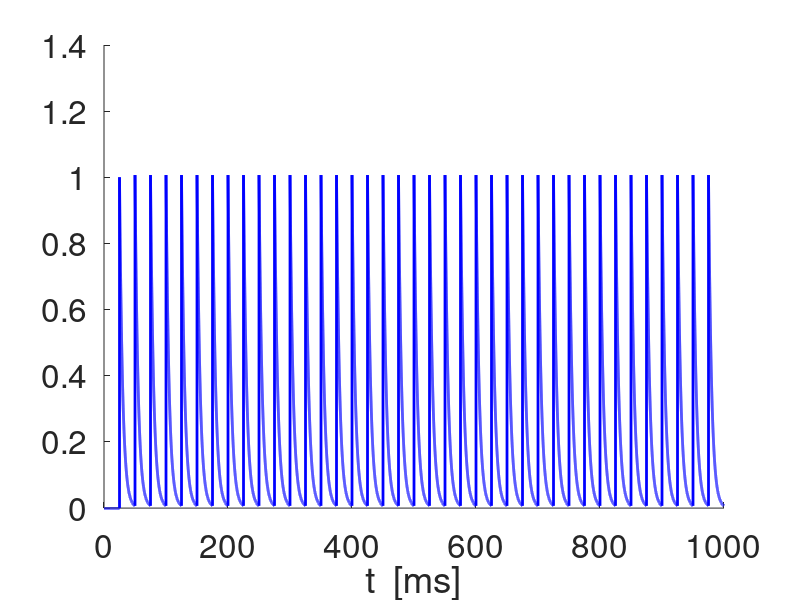
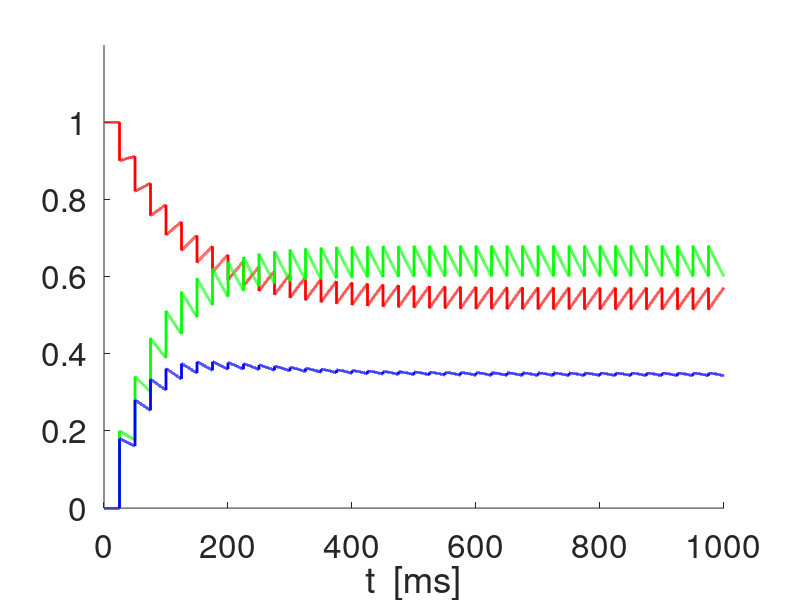
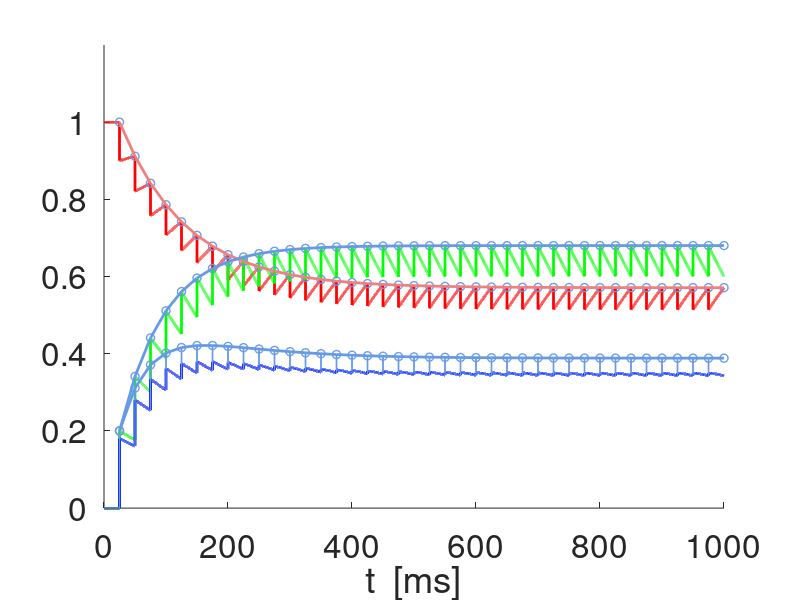
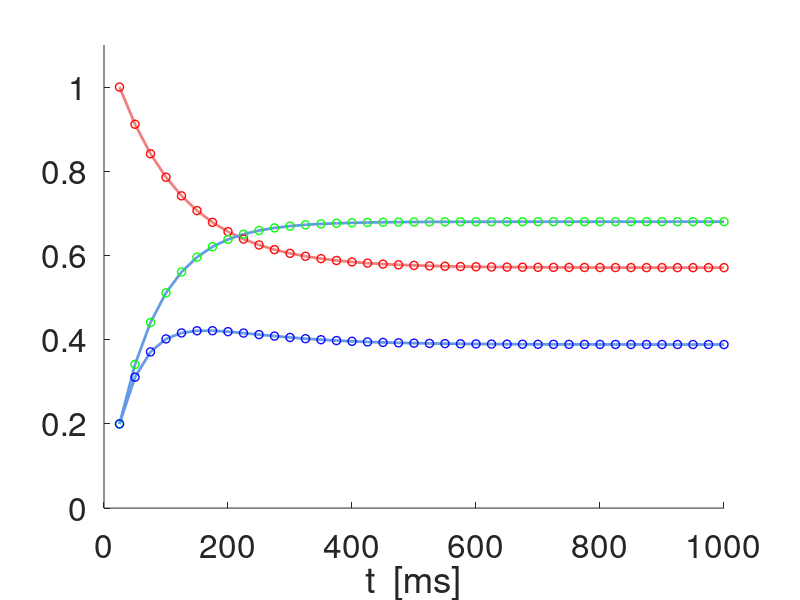

The MATLAB script that drew these images, in order:
% 2020-01-08

% Synaptic depression and facilitation models 
% (Dayan & Abbott, see Ermentrout & Terman book, Chapter 7) 

clearvars;
close all;

lightblueish = [.4 .6 .9];
lightcoral = [0.94 0.5 0.5];
lightgray = [.7 .7 .7];

% Parameters

taudec = 5;
taudep = 200;
taufac = 200;
adep = 0.1;
afac = 0.2;
Xinf = 1;
Zinf = 0;

% Time definitions

Tmax = 1000;
dt = 0.01;
t = 0:dt:Tmax;

% Input spike definitions

SpkFreqin = 40;
SpkPerin = 1000/SpkFreqin;
Nspk = floor(Tmax/SpkPerin);
tspk = (1:Nspk)*SpkPerin;



% Synaptic dynamics (no short-term plasticity)

S = zeros(1,length(t));

jspk = 1;
for j=1:length(t)-1
    k1s = -S(j)/taudec;
    as = S(j)+k1s*dt;
    k2s = -as/taudec;
    S(j+1) = S(j)+(k1s+k2s)*dt/2;
    if t(j)> tspk(jspk)
        S(j+1) = S(j+1)+1;
        jspk = jspk+1;
    end
end

figure
hold on
plot(t,S,'-b','linewidth',2);
set(gca,'fontsize',24);
xlabel('t  [ms]');

% Synaptic short-term plasticity

x = zeros(1,length(t));
z = zeros(1,length(t));

x(1) = 1;
z(1) = 0;
jspk = 1;
for j=1:length(t)-1
    k1x = (Xinf-x(j))/taudep;
    k1z = (Zinf-z(j))/taufac;
    ax = x(j)+k1x*dt;
    az = z(j)+k1z*dt;
    k2x = (Xinf-ax)/taudep;
    k2z = (Zinf-az)/taufac;
    x(j+1) = x(j)+(k1x+k2x)*dt/2;
    z(j+1) = z(j)+(k1z+k2z)*dt/2;
    if t(j)>= tspk(jspk)
        x(j+1) = x(j+1)-adep*x(j);
        z(j+1) = z(j+1)+afac*(1-z(j+1));
        jspk = jspk+1;
    end
end

m(1) = 0;
for j=2:length(t)
    m(j) = x(j-1)*z(j);
end

% x-, z- and m-traces (m=DeltaS)

figure
hold on
plot(t,x,'-r','linewidth',2);
plot(t,z,'-g','linewidth',2);
plot(t,x.*z,'-b','linewidth',2);
axis([0 Tmax 0 1.2]);
set(gca,'fontsize',24);
xlabel('t  [ms]');

% x-, z- and m-traces (m=DeltaS) + peaks

figure
hold on
plot(t,x,'-r','linewidth',2);
plot(t,z,'-g','linewidth',2);
plot(t,x.*z,'-b','linewidth',2);
plot(t,m,'-','Color',lightblueish,'linewidth',1);
%plot(t,m,'-b','linewidth',2);
axis([0 Tmax 0 1.2]);
set(gca,'fontsize',24);
xlabel('t  [ms]');


% Sequence of peaks computed from the analytical solutions to the
% differential equations using the previous sequence values to generate the
% current ones (instead of the previous values in the differential
% equation discretization). 

Dtatspkin = SpkPerin;
Tspkmax = floor(Tmax/SpkPerin);
tspk = [SpkPerin:SpkPerin:Tspkmax*SpkPerin];


    
Pdep =  exp(-Dtatspkin/taudep);
Pfac =  exp(-Dtatspkin/taufac);
X = zeros(1,Tspkmax);
Z = zeros(1,Tspkmax);
Zaux = zeros(1,Tspkmax);
X(1) = 1;
Z(1) = afac;
for j=1:Tspkmax-1
    X(j+1) = Xinf+((1-adep)*X(j)-Xinf)*Pdep;       
    Z(j+1) = (1-afac)*(Zinf+(Z(j)-Zinf)*Pfac)+afac;
end
M = X.*Z;
jspk = floor(tspk/dt);
Xfp = (1-Pdep)*Xinf/(1-(1-adep)*Pdep);
Zfp = ((1-Pfac)*(1-afac)*Zinf+afac)/(1-(1-afac)*Pfac);


plot(tspk,X,'o','Color',lightblueish,'linewidth',1);
plot(tspk,Z,'o','Color',lightblueish,'linewidth',1);
plot(tspk,M,'o','Color',lightblueish,'linewidth',1);



% Approximation of the Peak sequences by the toy model functions
% F = A+(1-A)*exp(-(t-tspk(1))/sigmadep)
% G = B*(1-C*exp(-(t-tspk(1))/sigmadep)

Fcut = 0.5*(X(1)-Xfp)+Xfp;
for k=2:length(tspk)
    if X(k)<Fcut
        kaux = k;    
        break
    end
end
sgmadep = (tspk(kaux)-tspk(1))/log((1-Xfp)/(X(kaux)-Xfp));
F = Xfp+(1-Xfp)*exp(-(tspk-tspk(1))/sgmadep);
E = sum((X-F).^2);

Gcut = 0.5*(Zfp-Z(1))+Z(1);
for k=2:length(tspk)
    if Z(k)>Gcut
        kaux = k;    
        break
    end
end

C = 1-afac/Zfp;
sgmafac = (tspk(kaux)-tspk(1))/log(Zfp*C/(Zfp-Z(kaux)));
G = Zfp*(1-C*exp(-(tspk-tspk(1))/sgmafac));
E = sum((Z-G).^2);
H = F.*G;
plot(tspk,F,'-','Color',lightcoral,'linewidth',2);
plot(tspk,G,'-','Color',lightblueish,'linewidth',2);
plot(tspk,H,'-','Color',lightblueish,'linewidth',2);
Hexpanded = Zfp*(Xfp-Xfp*C*exp(-(tspk-tspk(1))/sgmafac)+(1-Xfp)*exp(-(tspk-tspk(1))/sgmadep)-(1-Xfp)*C*exp(-(tspk-tspk(1))*(1/sgmadep+1/sgmafac)));
Hcut = Zfp*(Xfp-Xfp*C*exp(-(tspk-tspk(1))/sgmafac)+(1-Xfp)*exp(-(tspk-tspk(1))/sgmadep));
%plot(tspk,Hexpanded,'-k','linewidth',1);
%plot(tspk,Hcut,'-','Color',lightgray,'linewidth',1);



figure
hold on
plot(tspk,F,'-','Color',lightcoral,'linewidth',2);
plot(tspk,G,'-','Color',lightblueish,'linewidth',2);
plot(tspk,H,'-','Color',lightblueish,'linewidth',2);
plot(tspk,X,'or','linewidth',1);
plot(tspk,Z,'og','linewidth',1);
plot(tspk,M,'ob','linewidth',1);
axis([0 Tmax 0  1.1]);
set(gca,'fontsize',24);
xlabel('t  [ms]');

figure
hold on
plot(tspk,F,'-r','linewidth',2);
plot(tspk,G,'-g','linewidth',2);
plot(tspk,H,'-b','linewidth',2);
plot(tspk,X,'or','linewidth',1);
plot(tspk,Z,'og','linewidth',1);
plot(tspk,M,'ob','linewidth',1);
axis([0 Tmax 0  1.1]);
legend('X_n','Z_n','\DeltaS_n')
set(gca,'fontsize',24);
xlabel('t  [ms]');



% figure
% hold on
% % plot([1:Tspkmax],X,'or','linewidth',2);
% % plot([1:Tspkmax],Z,'og','linewidth',2);
% % plot([1:Tspkmax],M,'ob','linewidth',2);
% plot(tspk,X,'-or','linewidth',1);
% plot(tspk,Z,'-og','linewidth',1);
% plot(tspk,M,'-ob','linewidth',1);
% axis([0 Tmax 0 1.2]);
% set(gca,'fontsize',24);
% xlabel('t_{spk}  [ms]');


%%%%%%%%%%%%%%%%%%%%%%%%%%%%%%%%%%%%%%%%%%%%%%%%%%%%%%%%

TOY = 0;
if TOY == 1

    % Toy-function model

    taudep=10;
    taufac = 1;
    B = 1;
    A = 0.2;
    C = 0.8;
    alpha=10;
    Ttmax = 10;
    tt = 0:0.01:Ttmax;
    f = A+(1-A)*exp(-tt/taudep);
    g = B*(1-C*exp(-tt/taufac));
    H = f.*g;


    % Rescaled toy-function model

    A = 0.2;
    C = 0.8;
    tau = 1;
    f = A+(1-A)*exp(-tt/tau);
    g = 1-C*exp(-tt);
    H = f.*g;

    figure
    hold on
    plot(tt,f,'-r','linewidth',2);
    plot(tt,g,'-g','linewidth',2);
    plot(tt,H,'-b','Color',lightblueish,'linewidth',2)
    plot(tt,H,'-b','linewidth',2)
    axis([0 Ttmax 0 1.2]);
    set(gca,'fontsize',24);
    xlabel('t  [ms]');

end
